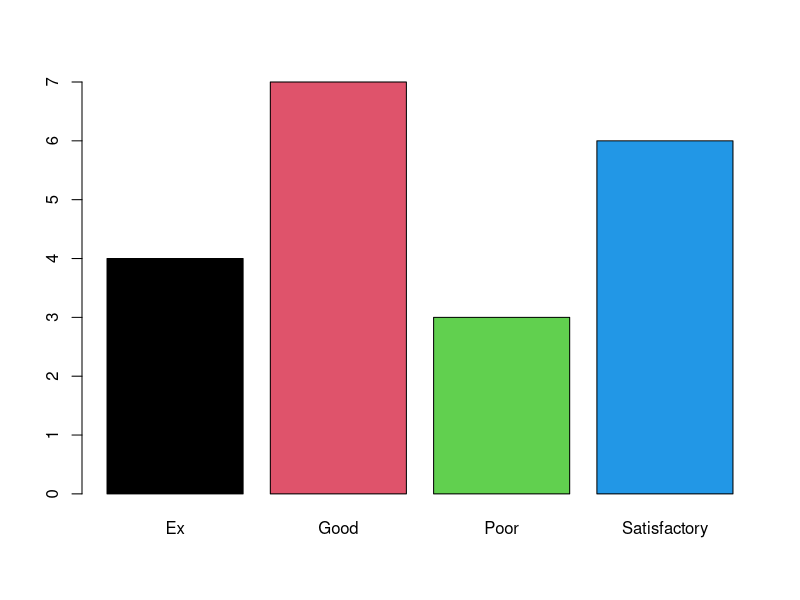
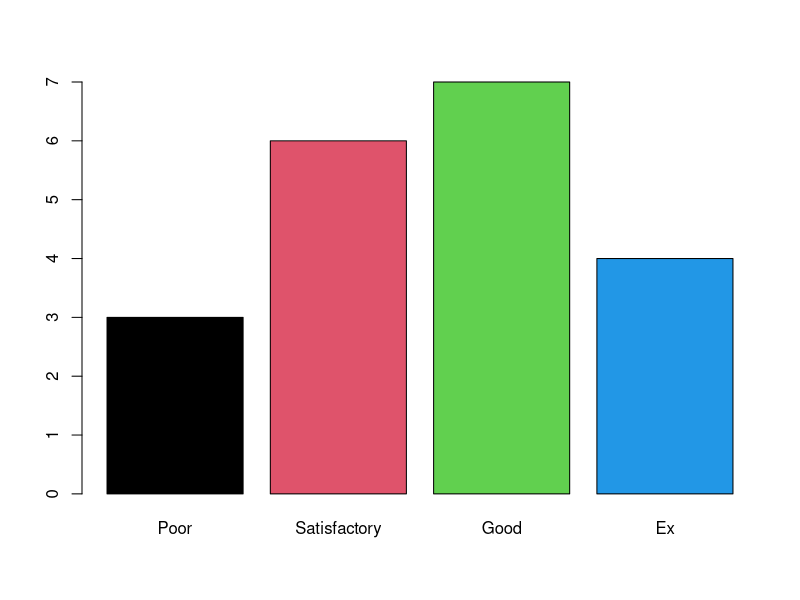

Here is the R script that generated these plots, in order:
#factors

gender=sample(c('M','F'),size = 20,replace = T)
summary(gender)

genderF=factor(gender)
summary(genderF)
genderF #nominal type of data ()

likscale=sample(c('Ex','Good','Satisfactory','Poor'),size = 20,replace = T)
summary(likscale)
likscaleF=factor(likscale)
summary(likscaleF)
class(likscaleF)
likscaleOF=factor(likscale,ordered =T,levels=c('Poor','Satisfactory','Good','Ex'))
summary(likscaleOF)
likscaleOF
barplot(table(likscaleF),col = 1:4)
barplot(table(likscaleOF),col=1:4)


